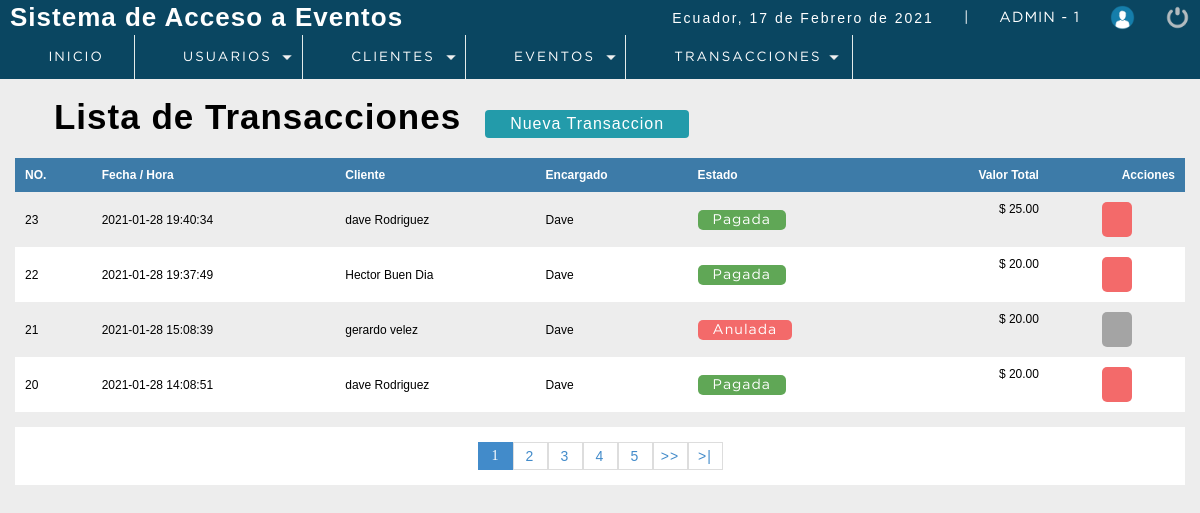
/P_seminarios/sistema/transacciones.php (signed in), run on an earlier commit of the app's database.
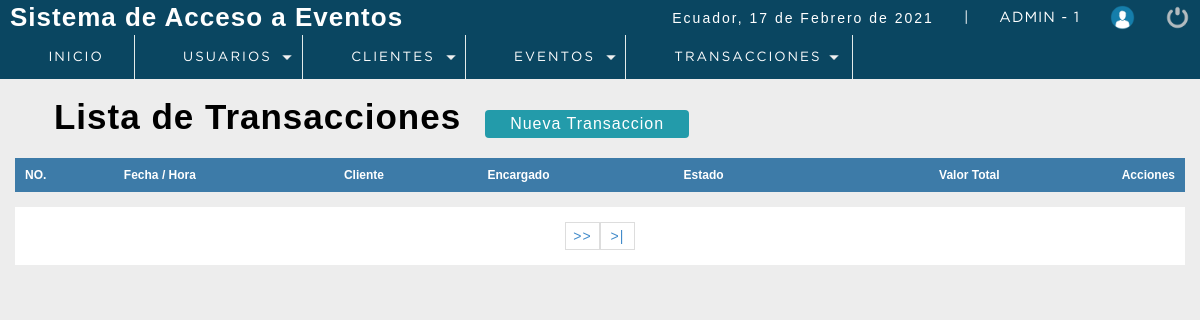
And on a later commit of the database.
### tables this page shows
CREATE TABLE `factura` (
  `nofactura` bigint(11) NOT NULL,
  `fecha` datetime NOT NULL DEFAULT current_timestamp(),
  `usuario` int(11) DEFAULT NULL,
  `codcliente` int(11) DEFAULT NULL,
  `totaltFactura` decimal(10,2) DEFAULT NULL,
  `status` int(11) NOT NULL DEFAULT 1
);

CREATE TABLE `cliente` (
  `idcliente` int(11) NOT NULL,
  `cedula` int(11) DEFAULT NULL,
  `nombre` varchar(80) DEFAULT NULL,
  `apellidos` varchar(80) NOT NULL,
  `Correo` varchar(80) DEFAULT NULL,
  `telefono` int(11) DEFAULT NULL,
  `direccion` text DEFAULT NULL,
  `dateAdd` datetime NOT NULL DEFAULT current_timestamp(),
  `usuario_id` int(11) NOT NULL,
  `status` int(11) NOT NULL DEFAULT 1,
  `cod_tarjeta` varchar(20) NOT NULL
);

CREATE TABLE `usuario` (
  `idusuario` int(11) NOT NULL,
  `nombre` varchar(50) DEFAULT NULL,
  `correo` varchar(100) DEFAULT NULL,
  `usuario` varchar(15) DEFAULT NULL,
  `clave` varchar(100) DEFAULT NULL,
  `rol` int(11) DEFAULT NULL,
  `Status` int(11) NOT NULL DEFAULT 1
);

### P_seminarios/sistema/transacciones.php (the view, shortened to what this page needs)
<?php
 include "../conection.php";
?>
<!DOCTYPE html>
<html lang="en">
<head>
	<?php include "includes/scripts.php"?>
</head>
<body>
 <?php include "includes/header.php"?>
	<section id="container">
        <h1><i class="fas fa-list-alt"></i> Lista de Transacciones</h1>
        <a href="Nueva_transaccion.php" class="btn_new">Nueva Transaccion</a>
        <table>
            <tr>
                <th>NO.</th>
                <th>Fecha / Hora</th>
                <th>Cliente</th>
                <th>Encargado</th>
                <th>Estado</th>
                <th class="textright">Valor Total</th>
                <th class="textright">Acciones</th>
            </tr>
            <?php
           $sql_registre = mysqli_query($conection,"SELECT COUNT(*) AS total_registro FROM factura WHERE status !=10");
           $result_registre = mysqli_fetch_array($sql_registre);
           $total_resgistros = $result_registre['total_registro'];
           $por_pagina = 4;
           if (empty($_GET['pagina'])) {
               $pagina =1;
           }
           else {
               $pagina = $_GET['pagina'];
           }
           $desde = ($pagina - 1) * $por_pagina;
           $total_paginas = ceil($total_resgistros / $por_pagina);
           $query = mysqli_query($conection,"SELECT f.nofactura,f.fecha,f.totaltFactura,f.codcliente,f.status,
                                                    u.nombre as encargado,
                                                    cl.nombre as cliente
                                            FROM factura f
                                            INNER JOIN usuario u
                                            ON f.usuario = u.idusuario
                                            INNER JOIN cliente cl
                                            ON f.codcliente = cl.idcliente
                                            WHERE f.status != 10
                                            ORDER BY f.fecha DESC LIMIT $desde,$por_pagina");
           $result = mysqli_num_rows($query);
           if ($result > 0) {
               while ($data = mysqli_fetch_array($query)) {
                    if ($data["status"] == 1) {
                        $estado = '<span class="pagada">Pagada</span>';
                    }else {
                        $estado = '<span class="anulada">Anulada</span>';
                    }
           ?>
            <tr id="row_<?php echo $data["nofactura"];?>">
                <td><?php echo $data["nofactura"];?></td>
                <td><?php echo $data["fecha"];?></td>
                <td><?php echo $data["cliente"];?></td>
                <td><?php echo $data["encargado"];?></td>
                <td class="estado"><?php echo $estado;?></td>
                <td class="textright totalfactura"><span></span><?php echo '$ '.$data["totaltFactura"]; ?></td>
                <td>
                    <div class="div_acciones">
                    <?php
                        if($data["status"]==1)
                        {
                    ?>
                    <div class="div_factura">
                            <button class="btn_anular anular_factura" fac="<?php echo $data["nofactura"]; ?>"><i class="fas fa-ban"></i></button>
                    </div>
                    <?php
                        }else{
                    ?>
                    <div class="div_factura">
                        <button type="button" class="btn_anular inactive"><i class="fas fa-ban"></i></button>
                    </div>
                    <?php } ?>
                    </div>
                </td>
            </tr>
                <?php
               }
           }
            ?>
        </table>
        <div class="paginador">
                    <ul>
                    <?php
                    for ($i=1; $i <= $total_paginas; $i++) {
                        if ($i == $pagina) {
                            echo '<li class="pageSelected">'.$i.'</li>';
                        }
                        else {
                            echo '<li><a href="?pagina='.$i.'">'.$i.'</a></li>';
                        }
                    }
                    if ($pagina!=$total_paginas) {
                    ?>
                    <li><a href="?pagina=<?php echo $pagina+1;?>">>></a></li>
                    <li><a href="?pagina=<?php echo $total_paginas;?>">>|</a></li>
                        <?php
                            }
                        ?>
                    </ul>
                </div>
	</section>
</body>
</html>

What changed in the data, as far as the page shows it:
removed factura: nofactura "23", fecha "2021-01-28 19:40:34", codcliente.nombre "dave Rodriguez", usuario.nombre "Dave", status "Pagada", totaltFactura "25.00"
removed factura: nofactura "22", fecha "2021-01-28 19:37:49", codcliente.nombre "Hector Buen Dia", usuario.nombre "Dave", status "Pagada", totaltFactura "20.00"
removed factura: nofactura "21", fecha "2021-01-28 15:08:39", codcliente.nombre "gerardo velez", usuario.nombre "Dave", status "Anulada", totaltFactura "20.00"
removed factura: nofactura "20", fecha "2021-01-28 14:08:51", codcliente.nombre "dave Rodriguez", usuario.nombre "Dave", status "Pagada", totaltFactura "20.00"
Also different on the page:
list line gone: "1"
list line gone: "2"
list line gone: "3"
list line gone: "4"
list line gone: "5"
